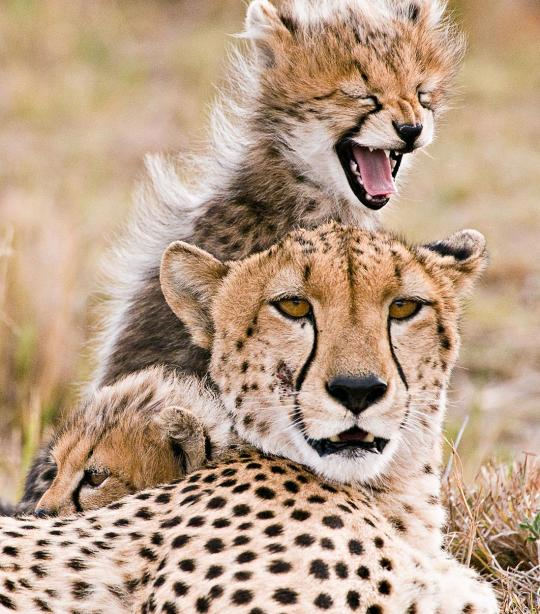
#> input picture prac7/Cheetah.jpg, 540 x 614 px
$ python rlc.py
#> lines starting #> are read from the running program, lines starting #| are printed output that depends on the picture
import cv2
import os
from collections import defaultdict

# -------------------- RUN LENGTH ENCODING (RLE) --------------------
def rle_encode(data):
    """Run Length Encode a 1D list of values."""
    encoding = []
    prev = data[0]
    count = 1

    for pixel in data[1:]:
        if pixel == prev:
            count += 1
        else:
            encoding.append((prev, count))
            prev = pixel
            count = 1
    encoding.append((prev, count))
    return encoding


def rle_decode(encoding):
    """Run Length Decode back to original data."""
    data = []
    for value, count in encoding:
        data.extend([value] * count)
    return data


# -------------------- LZW COMPRESSION --------------------
def lzw_compress(uncompressed):
    """Compress a list of integers using LZW."""
    dict_size = 256
    dictionary = {bytes([i]): i for i in range(dict_size)}
    w = b""
    compressed = []

    for k in uncompressed:
        c = bytes([k])
        wc = w + c
        if wc in dictionary:
            w = wc
        else:
            compressed.append(dictionary[w])
            dictionary[wc] = dict_size
            dict_size += 1
            w = c

    # FIXED INDENTATION: These two lines must run AFTER the loop finishes
    if w:
        compressed.append(dictionary[w])
    return compressed


def lzw_decompress(compressed):
    """Decompress LZW output."""
    if not compressed:
        return []

    dict_size = 256
    dictionary = {i: bytes([i]) for i in range(dict_size)}

    first_code = compressed[0]
    w = dictionary[first_code]
    result = bytearray(w)

    for k in compressed[1:]:
        if k in dictionary:
            entry = dictionary[k]
        elif k == dict_size:
            entry = w + w[:1]
        else:
            raise ValueError("Bad compressed k: %s" % k)

        result += entry

        dictionary[dict_size] = w + entry[:1]
        dict_size += 1
        w = entry

    return list(result)


# -------------------- MAIN SCRIPT --------------------
# Load grayscale image
image_path = 'Cheetah.jpg'  # Replace with your image
img = cv2.imread(image_path, cv2.IMREAD_GRAYSCALE)
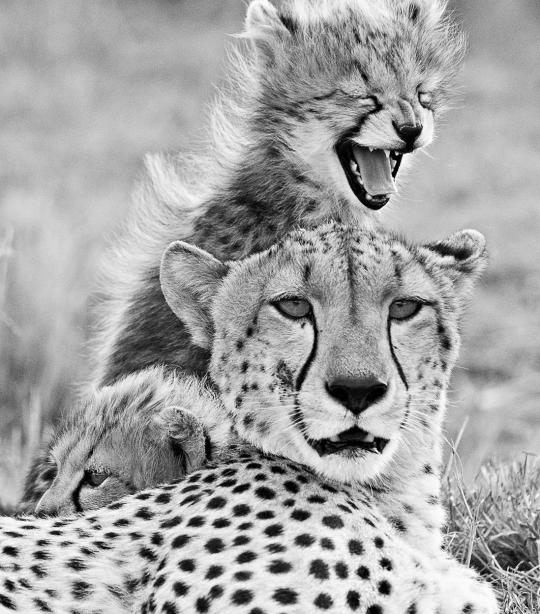
#> img: shape (614, 540); min 0, max 255, mean 164.5

if img is None:
    raise FileNotFoundError("Image not found.")

# Flatten image to 1D for RLE and LZW
pixels = img.flatten().tolist()
#> pixels = 331560 items

# RLE
rle_encoded = rle_encode(pixels)
#> in rle_encode, `prev = data[0]`: prev = 155
#> the loop in rle_encode, `for pixel in data[1:]:` made 331559 passes
#> (pixel, prev, count) on passes 2, 3, 6, 8, 13, 14, 15, 16, 17, 18, 19, 20: (154, 154, 1), (153, 153, 1), (154, 154, 1), (158, 158, 1), (159, 159, 1), (160, 160, 1), (161, 161, 1), (166, 166, 1), (168, 168, 1), (169, 169, 1), (168, 168, 1), (164, 164, 1)
#> (prev, count) on passes 62, 64, 66, 67, 68, 69: (178, 1), (175, 1), (177, 1), (178, 1), (177, 1), (176, 1)
#> after the loop in rle_encode, `for pixel in data[1:]:`: encoding = 296396 items
#> rle_encoded = 296397 items
rle_size_bytes = len(rle_encoded) * 2  # approximate: 1 byte value + 1 byte count
#> rle_size_bytes = 592794

# Decode to verify RLE
rle_decoded = rle_decode(rle_encoded)
#> the loop in rle_decode, `for value, count in encoding:` made 296397 passes
#> (value, count) on passes 1 to 3: (155, 2), (154, 1), (153, 3)
#> after the loop in rle_decode, `for value, count in encoding:`: data = 331560 items
#> rle_decoded = 331560 items
assert rle_decoded == pixels, "RLE decompression failed!"

# LZW
lzw_encoded = lzw_compress(pixels)
#> the loop in lzw_compress, `for k in uncompressed:` made 331560 passes
#> k on passes 1 to 12: 155, 155, 154, 153, 153, 153, 154, 154, 158, 158, 158, 158
#> after the loop in lzw_compress, `for k in uncompressed:`: compressed = 149113 items; dict_size = 149369; dictionary = 149369 items
#> lzw_encoded = 149114 items
lzw_size_bytes = len(lzw_encoded) * 2  # approximate each code as 2 bytes
#> lzw_size_bytes = 298228

# Decode to verify LZW
lzw_decoded = lzw_decompress(lzw_encoded.copy())
#> in lzw_decompress, `first_code = compressed[0]`: first_code = 155
#> the loop in lzw_decompress, `for k in compressed[1:]:` made 149113 passes
#> after the loop in lzw_decompress, `for k in compressed[1:]:`: dict_size = 149369; dictionary = 149369 items
#> lzw_decoded = 331560 items
assert lzw_decoded == pixels, "LZW decompression failed!"

# Compression Ratios
original_size_bytes = len(pixels)  # one byte per pixel
#> original_size_bytes = 331560

rle_ratio = original_size_bytes / rle_size_bytes if rle_size_bytes else 0
#> rle_ratio = 0.559
lzw_ratio = original_size_bytes / lzw_size_bytes if lzw_size_bytes else 0
#> lzw_ratio = 1.11

print("Original Image Size (approx):", original_size_bytes, "bytes")
#| Original Image Size (approx): 331560 bytes
print("RLE Compressed Size (approx):", rle_size_bytes, "bytes")
#| RLE Compressed Size (approx): 592794 bytes
print("LZW Compressed Size (approx):", lzw_size_bytes, "bytes")
#| LZW Compressed Size (approx): 298228 bytes
print(f"RLE Compression Ratio: {rle_ratio:.2f}:1")
#| RLE Compression Ratio: 0.56:1
print(f"LZW Compression Ratio: {lzw_ratio:.2f}:1")
#| LZW Compression Ratio: 1.11:1

# Show original image
cv2.imshow("Original Image(Vanya-CS24058)", img)
cv2.waitKey(0)
cv2.destroyAllWindows()
